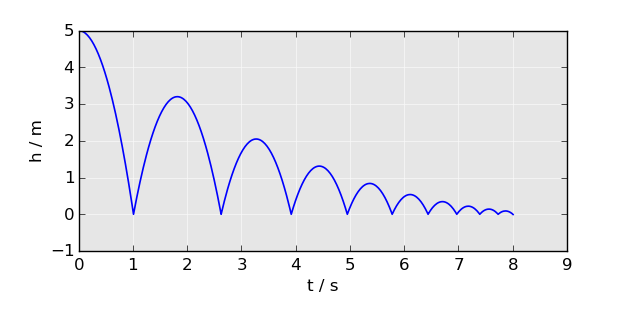

Generate this figure with Python:
from hyint import hyint
from vector import vector as array

def f(t, x, y):
    """vector field from the ODE system"""
    h, v = x
    dv = -9.81
    dh = v
    return array([dh, dv])

def ev_bottom(t, x, y):
    """event for detecting if the ball hits the ground"""
    h, v = x
    return h

def RISE(t, x, y):
    """the ball touched the ground and now bounces back"""
    h, v = x
    v_new = -v * 0.8
    return array([h, v_new]), y

def FALL(t, x, y):
    """do nothing"""
    return x, y

def ev_top(t, x, y):
    """event for detecting if the ball reaches the peak"""
    h, v = x
    return v


SECEgraph = {                   # FSM graph
    FALL : {ev_bottom : RISE},
    RISE : {ev_top    : FALL},
}
z0 = FALL                       # Init FSM state
x0 = array([5, 0])              # Init values for h, v
y0 = None                       # no discrete states

t0 = 0.0
t1 = 8.0
dt = 0.02
eps = 1e-3


if __name__ == '__main__':
    # Run the simulation
    t, x, y = hyint(f, x0, t0, t1, dt, SECEgraph, z0, eps, y0)

    # Transpose the results
    h, v = zip(*x)

    #Plot the results
    from pylab import *

    inch = 2.54
    figure(figsize=(16/inch, 8/inch))
    subplots_adjust(bottom=0.2)
    plot(t, h)
    ylabel('h / m')
    xlabel('t / s')

    savefig('bball.png')
    show()
